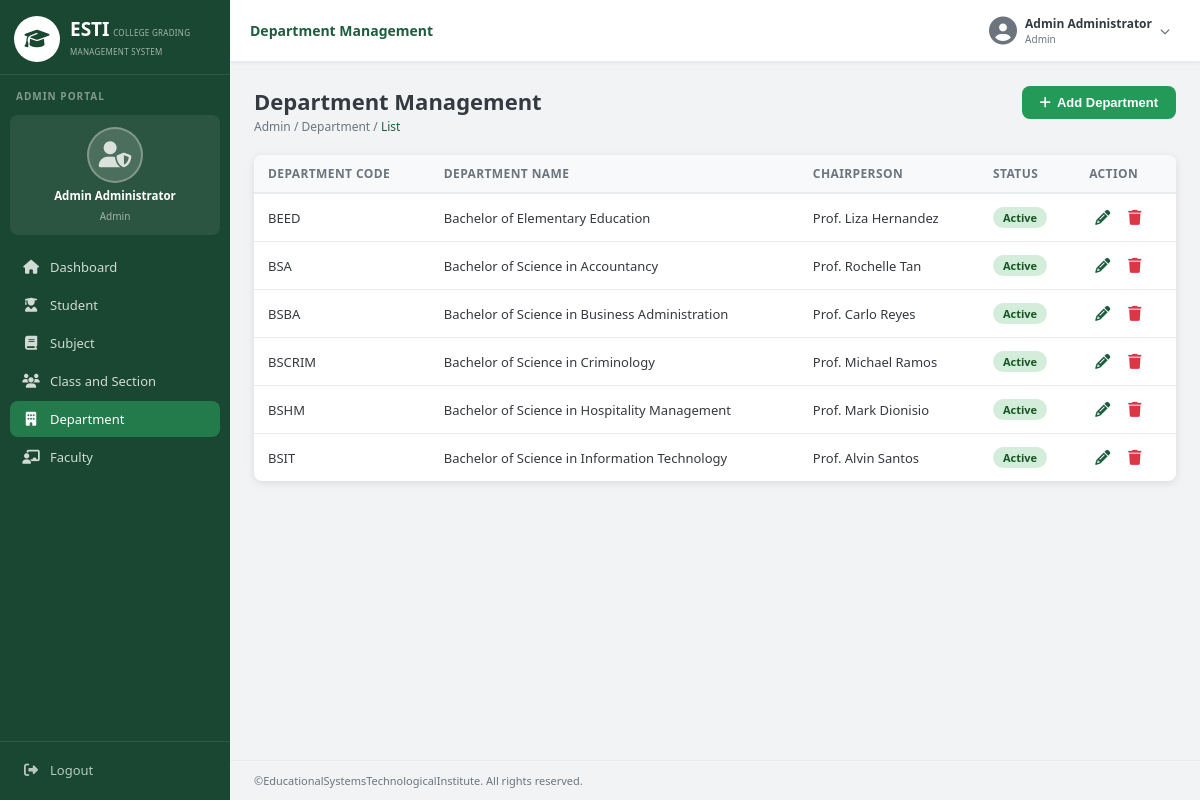
Page /pages/admin/departments.php (signed in) on the committed database.
### tables this page shows
CREATE TABLE IF NOT EXISTS departments (
    id INT AUTO_INCREMENT PRIMARY KEY,
    dept_code VARCHAR(20) NOT NULL UNIQUE,
    dept_name VARCHAR(150) NOT NULL,
    chairperson VARCHAR(100),
    status ENUM('Active','Inactive') DEFAULT 'Active',
    created_at TIMESTAMP DEFAULT CURRENT_TIMESTAMP
);

### pages/admin/departments.php (the view, shortened to what this page needs)
<?php
require_once '../../includes/config.php';
$page_title = 'Department Management';
$departments = $conn->query("SELECT * FROM departments ORDER BY dept_code");
require_once '../../includes/header.php';
?>
<div class="page-header">
<div class="page-header-left">
<h1>Department Management</h1>
<div class="breadcrumb"><a href="#">Admin</a> / <a href="#">Department</a> / <span>List</span></div>
</div>
<button class="btn btn-primary" onclick="openModal('addDeptModal')"><i class="fas fa-plus"></i> Add Department</button>
</div>
<div class="table-card">
<table id="deptTable">
<thead><tr><th>Department Code</th><th>Department Name</th><th>Chairperson</th><th>Status</th><th>Action</th></tr></thead>
<tbody>
<?php while ($d = $departments->fetch_assoc()): ?>
<tr>
<td><?= htmlspecialchars($d['dept_code']) ?></td>
<td><?= htmlspecialchars($d['dept_name']) ?></td>
<td><?= htmlspecialchars($d['chairperson'] ?? '—') ?></td>
<td><span class="badge badge-<?= strtolower($d['status']) ?>"><?= $d['status'] ?></span></td>
<td>
<div class="action-btns">
<button class="action-btn edit" onclick="editDept(<?= htmlspecialchars(json_encode($d)) ?>)"><i class="fas fa-pencil-alt"></i></button>
<form method="POST" style="display:inline" onsubmit="confirmDelete(this);return false;">
<button type="submit" class="action-btn del"><i class="fas fa-trash"></i></button>
</form>
</div>
</td>
</tr>
<?php endwhile; ?>
</tbody>
</table>
</div>
<?php require_once '../../includes/footer.php'; ?>

### includes/header.php (shortened to what this page needs)
<?php
$current_page = basename($_SERVER['PHP_SELF'], '.php');
function isActive($pages) {
    global $current_page;
    return in_array($current_page, (array)$pages) ? 'active' : '';
}
?>
<!DOCTYPE html>
<html lang="en">
<head>
<link rel="stylesheet" href="<?= BASE_URL ?>assets/css/style.css">
<link rel="stylesheet" href="https://cdnjs.cloudflare.com/ajax/libs/font-awesome/6.5.0/css/all.min.css">
</head>
<body>
<div class="layout">
<aside class="sidebar" id="sidebar">
    <div class="sidebar-brand">
        <div class="logo-circle"><i class="fas fa-graduation-cap"></i></div>
        <div class="brand-info">
            <span class="brand-name">ESTI</span>
            <span class="brand-sub">COLLEGE GRADING<br>MANAGEMENT SYSTEM</span>
        </div>
    </div>
    <div class="sidebar-label">ADMIN PORTAL</div>
    <div class="sidebar-profile">
        <div class="sp-avatar"><i class="fas fa-user-shield"></i></div>
        <div class="sp-name"><?= htmlspecialchars($_SESSION['admin_name'] ?? 'Administrator') ?></div>
        <div class="sp-id"><?= htmlspecialchars($_SESSION['admin_role'] ?? 'Admin') ?></div>
    </div>
    <nav class="sidebar-nav">
        <a href="<?= BASE_URL ?>pages/admin/dashboard.php" class="nav-item <?= isActive('dashboard') ?>">
            <i class="fas fa-home"></i><span>Dashboard</span>
        </a>
        <a href="<?= BASE_URL ?>pages/admin/students.php" class="nav-item <?= isActive('students') ?>">
            <i class="fas fa-user-graduate"></i><span>Student</span>
        </a>
        <a href="<?= BASE_URL ?>pages/admin/subjects.php" class="nav-item <?= isActive('subjects') ?>">
            <i class="fas fa-book"></i><span>Subject</span>
        </a>
        <a href="<?= BASE_URL ?>pages/admin/classes.php" class="nav-item <?= isActive('classes') ?>">
            <i class="fas fa-users"></i><span>Class and Section</span>
        </a>
        <a href="<?= BASE_URL ?>pages/admin/departments.php" class="nav-item <?= isActive('departments') ?>">
            <i class="fas fa-building"></i><span>Department</span>
        </a>
        <a href="<?= BASE_URL ?>pages/admin/faculty.php" class="nav-item <?= isActive('faculty') ?>">
            <i class="fas fa-chalkboard-teacher"></i><span>Faculty</span>
        </a>
    </nav>
    <div class="sidebar-footer">
        <a href="<?= BASE_URL ?>logout.php" class="nav-item logout-btn">
            <i class="fas fa-sign-out-alt"></i><span>Logout</span>
        </a>
    </div>
</aside>
<div class="main-content">
    <div class="topbar">
        <div class="topbar-title"><?= $page_title ?? '' ?></div>
        <div class="topbar-right">
            <div class="topbar-user">
                <div class="user-avatar"><i class="fas fa-user-circle"></i></div>
                <div class="user-info">
                    <span class="user-name"><?= htmlspecialchars($_SESSION['admin_name'] ?? 'Administrator') ?></span>
                    <span class="user-role"><?= htmlspecialchars($_SESSION['admin_role'] ?? 'Admin') ?></span>
                </div>
                <i class="fas fa-chevron-down"></i>
            </div>
        </div>
    </div>
    <div class="page-content">

### includes/footer.php (shortened to what this page needs)
</div>
<div class="page-footer">
&copy;EducationalSystemsTechnologicalInstitute. All rights reserved.
</div>
</div>
</div>
</body>
</html>

### rows in the picture
departments: dept_code "BEED", dept_name "Bachelor of Elementary Education", chairperson "Prof. Liza Hernandez", status "Active"
departments: dept_code "BSA", dept_name "Bachelor of Science in Accountancy", chairperson "Prof. Rochelle Tan", status "Active"
departments: dept_code "BSBA", dept_name "Bachelor of Science in Business Administration", chairperson "Prof. Carlo Reyes", status "Active"
departments: dept_code "BSCRIM", dept_name "Bachelor of Science in Criminology", chairperson "Prof. Michael Ramos", status "Active"
departments: dept_code "BSHM", dept_name "Bachelor of Science in Hospitality Management", chairperson "Prof. Mark Dionisio", status "Active"
departments: dept_code "BSIT", dept_name "Bachelor of Science in Information Technology", chairperson "Prof. Alvin Santos", status "Active"

### other values in the picture
$_SESSION['admin_name'] "Admin Administrator"
$_SESSION['admin_role'] "Admin"
$page_title "Department Management"
